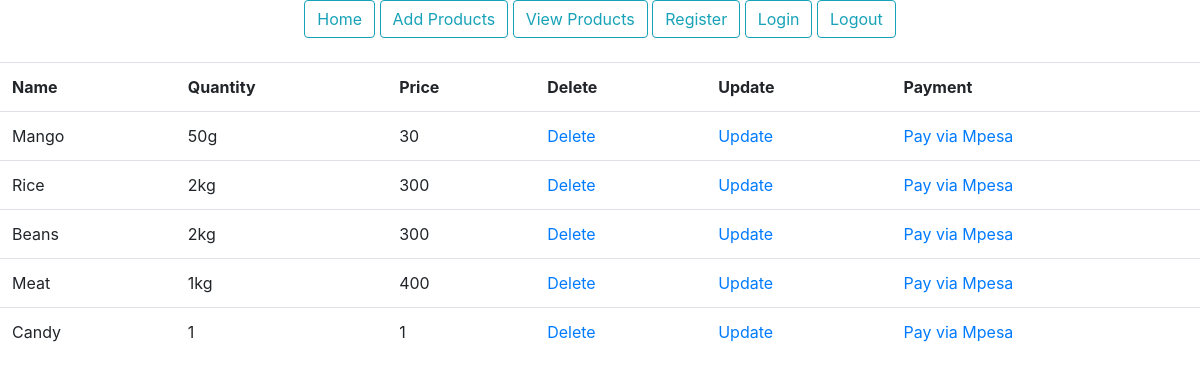
Screenshot of /products/ with the database file from the repository.
### morningdjangoProject/models.py (models this page shows)
class Product(models.Model):
    prod_name = models.CharField(max_length=30, blank=False, null=False)
    prod_quantity = models.CharField(max_length=30, blank=False, null=False)
    prod_price = models.CharField(max_length=30, blank=False, null=False)

### morningdjangoProject/views.py (the view)
# urls.py: path('products/', general_views.view_products, name='products'),
def view_products(request):
    products = Product.objects.all()
    return render(request, 'products.html', {'products': products})

### templates/products.html
{% extends 'base.html' %}
{% load static %}
{% block content %}
    <section class="products-section">
        <div class="products-section-container">
            <table class="table">
                <tr>
                    <th>Name</th>
                    <th>Quantity</th>
                    <th>Price</th>
                    <th>Delete</th>
                    <th>Update</th>
                    <th>Payment</th>
                </tr>
                {% for product in products %}
                    <tr>
                        <td>{{ product.prod_name}}</td>
                        <td>{{ product.prod_quantity }}</td>
                        <td>{{ product.prod_price }}</td>
                        <td><a href="/delete-product/{{ product.id }}">Delete</a></td>
                        <td><a href="/update-product/{{ product.id }}">Update</a></td>
                        <td><a href="/pay/{{ product.id }}">Pay via Mpesa</a></td>
                    </tr>
                {% endfor %}
            </table>
        </div>
    </section>
{% endblock %}

### rows the page displays
Product: prod_name "Mango", prod_quantity "50g", prod_price "30"
Product: prod_name "Rice", prod_quantity "2kg", prod_price "300"
Product: prod_name "Beans", prod_quantity "2kg", prod_price "300"
Product: prod_name "Meat", prod_quantity "1kg", prod_price "400"
Product: prod_name "Candy", prod_quantity "1", prod_price "1"
